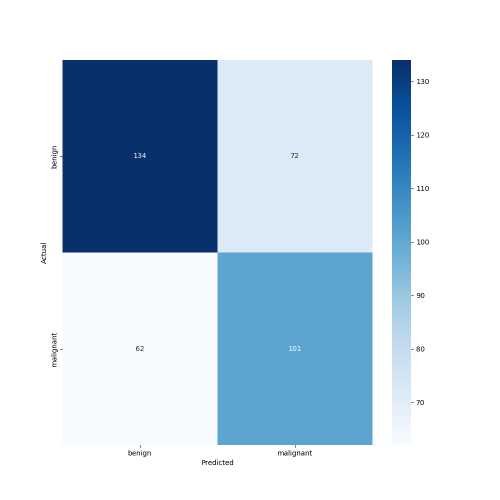
#> input picture confusion_matrix0605.png, 1000 x 1000 px (shown at 1/2 size); its folder holds only this picture in this run
$ python mammogram_preprocess.py --input . --output out
#> lines starting #> are read from the running program, lines starting #| are printed output that depends on the picture; after the words box and inside, x2 and y2 are one past the last pixel; in counts of white or black regions, pixels touching at a corner belong together
import argparse
import os
from pathlib import Path
import pandas as pd
import os
import cv2 as cv
from skimage.feature import canny
from skimage.feature import canny
from skimage.filters import sobel
from skimage.transform import probabilistic_hough_line
from skimage.draw import polygon
import numpy as np
import matplotlib.pylab as pylab
import copy
import pathlib
from tqdm import tqdm
from typing import List

def is_img_left(img):
    img_h, img_w= img.shape
#> img_h = 1000; img_w = 1000
    img_l = img[:,  :int(img_w/2)]
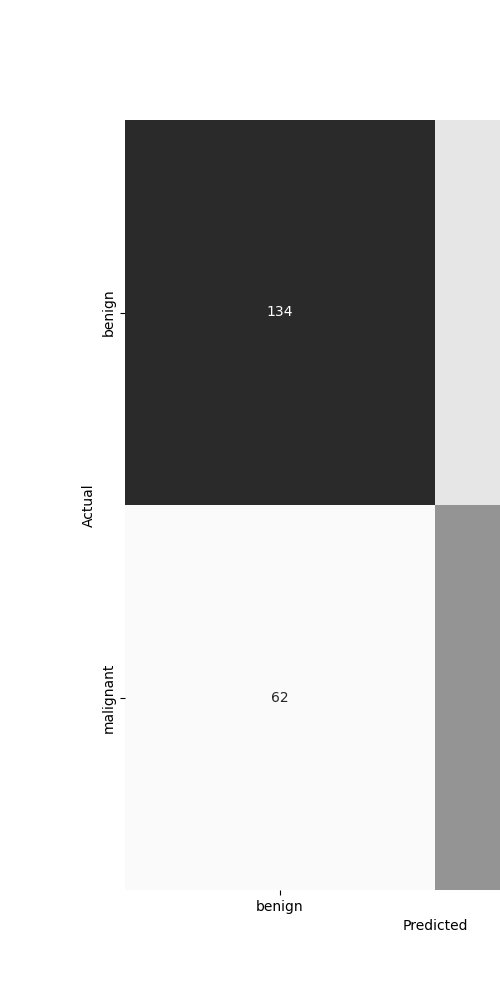
#> img_l: shape (1000, 500); min 0, max 255, mean 195.9
    img_r = img[:,  int(img_w/2):]
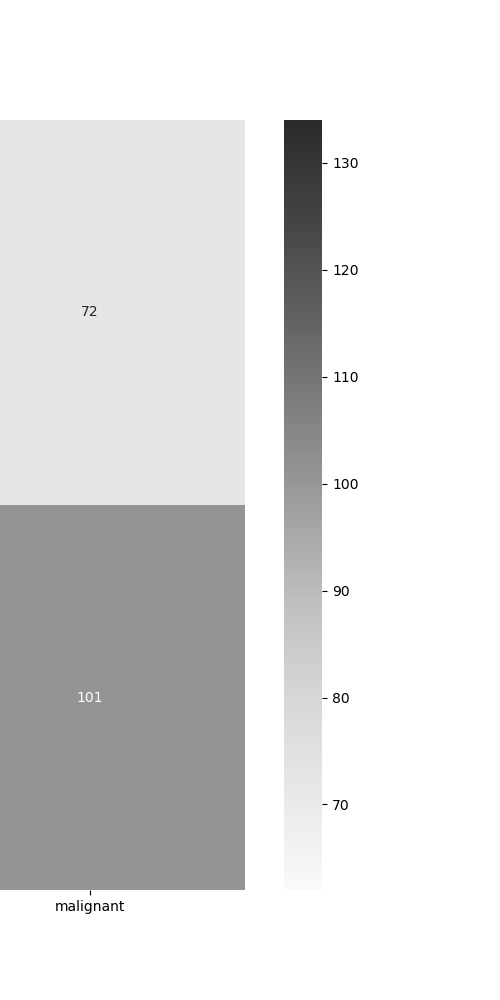
#> img_r: shape (1000, 500); min 0, max 255, mean 223.8
    if (img_r!=0).sum()>(img_l!=0).sum():
        return 0
    else:
        return 1


def check_white_background(image):
    mean_value_of_corners = np.stack(
        [image[:500,:500], image[:500, -500:], image[-500:, -500:], image[-500:, :500]]
    ).mean()
    if mean_value_of_corners>127:
        return image*-1+255
    return image

def remove_text_label(image):
    # Remove the text label
    # Orientation has been done via RightOrient
    height, width = image.shape[:2]

    imgROI=image[:height//3, width*1//3:]
    _, binary = cv.threshold(imgROI, 63, 255, cv.THRESH_BINARY)
    # Look for the outline in the binarization plot
    contours, hierarchy = cv.findContours(binary, cv.RETR_EXTERNAL, cv.CHAIN_APPROX_SIMPLE)  # OpenCV4~
    if not contours:
        return image
    ## drop countours close to the left and bottom boundary
    # contours_checked = contours
    contours_checked = []
    for ct in contours:
        x,y,w,h = cv.boundingRect(ct)
        if x<5:
            continue
        if imgROI.shape[0]-y-h<5:
            continue
        contours_checked.append(ct)
    imgROI = cv.drawContours(imgROI, contours_checked, -1, color=0, thickness=-1)  # 第 i 个轮廓，内部填充
    image[:height//3, width*1//3:] = imgROI
    return image


def remove_white_borders(image, masks=None):
    # 3.2.1. Remove white border.
    # As shown in Figure 3, the image has a rough outer border with a white line, represented by a red line.
    # Because the white color in the mammogram also represents the tumor, it can lead to misdiagnosis of benign and malignant tumors.
    # Eliminate white lines to avoid misclassification by slightly using the crop function to crop the image area.
    # The image after removing the rough white line is shown in Figure 4.
    # Code for removing white borders from the image
    image = normalize_intensity(image).astype(np.uint8)
#> in normalize_intensity, `return img.astype(int)`:
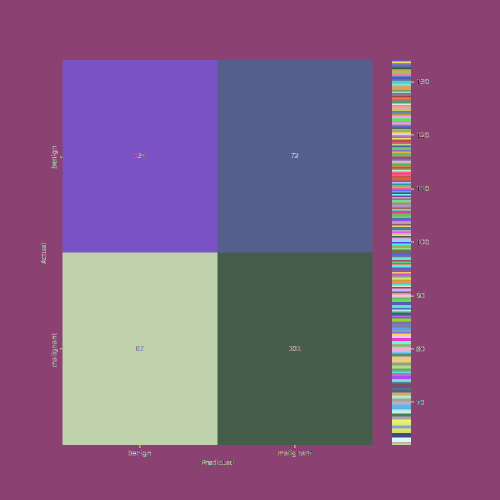
#> returned value: shape (1000, 1000) int64 (shown at 1/2 size); 256 distinct labels, from 0 to 255; one colour per label, 0 black
    _, binary = cv.threshold(image, 127, 255, cv.THRESH_OTSU + cv.THRESH_BINARY_INV)
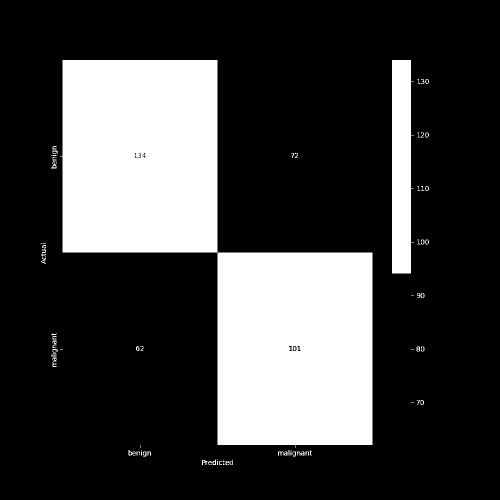
#> binary: shape (1000, 1000) (shown at 1/2 size); 25.7% white; 76 white regions (21 under 20 px)
    contours, hierarchy = cv.findContours(binary, cv.RETR_TREE, cv.CHAIN_APPROX_SIMPLE)
#> contours = 119 contours, 66 with area under 20; largest, box (x1, y1, x2, y2) and area: (120, 120, 745, 896) 237314, (784, 120, 828, 547) 15766, (585, 691, 594, 703) 75, (257, 900, 272, 911) 66, (102, 322, 113, 337) 66
    cnts = sorted(contours, key=cv.contourArea, reverse=True)  # All contours are sorted by area
#> cnts has the same summary as contours
    cnt = cnts[0]  # The largest contour in area
#> cnt = contour of 20 points, box (x1, y1, x2, y2) (120, 120, 745, 896), area 237314
    rect = cv.boundingRect(cnt)  # The outline with the largest area is bounded by a vertical rectangle
#> rect = (120, 120, 625, 776)
    x, y, w, h = rect  # The coordinates of the upper left vertex of the rectangle (x,y), rectangle width w, height h
#> x = 120; y = 120; w = 625; h = 776
    # print("Vertical rectangle: (x,y)={}, (w,h)={}".format((x, y), (w, h)))
    if w*h/binary.shape[0]/binary.shape[1]<0.9:
        return image, masks, [ 0, 0]
    if masks is not None:
        for ii in range(len(masks)):
            assert image.shape==masks[ii].shape
    imgRWB = image[y+int(h*0.01):y+int(h*0.98), x+int(w*0.01):x+int(w*0.98)]
    if masks is not None:
        for ii in range(len(masks)):
            masks[ii] = masks[ii][y+int(h*0.01):y+int(h*0.98), x+int(w*0.01):x+int(w*0.98)]
    return imgRWB, masks, [y+int(h*0.01), x+int(w*0.01)]

def apply_canny(image, sigma=3):
    canny_img = canny(image, sigma)
    return sobel(canny_img)


def calculate_angle(line):
    diff_x = line[0][0]-line[1][0]
    diff_y = line[0][1]-line[1][1]
    return np.arctan2(diff_y, diff_x)*180/np.pi


def extract_lines(lines):
    def calculate_pos(l):
        return np.mean([x[0] for x in l]), np.mean([x[1] for x in l])
    def get_point(group_lines):
        tmp = []
        for gl in group_lines:
            tmp.extend(gl)
        return min([x[0] for x in tmp]), max([x[1] for x in tmp]), max([x[0] for x in tmp]), min([x[1] for x in tmp])
    def get_dist(l):
        return ((l[0]-l[2])**2+(l[1]-l[3])**2)**0.5

    line_pos = [calculate_pos(l) for l in lines]
    group = []
    group_id = []
    for l_id, l_pos in enumerate(line_pos):
        gotcha = 0
        for g, g_id in zip(group, group_id):
            if get_dist(
                (
                    get_point([lines[x] for x in g_id])[2],
                    get_point([lines[x] for x in g_id])[3],
                    lines[l_id][0][0],
                    lines[l_id][0][1]
                ))>20 and \
            get_dist(
                (
                    get_point([lines[x] for x in g_id])[0],
                    get_point([lines[x] for x in g_id])[1],
                    lines[l_id][1][0],
                    lines[l_id][1][1]
                ))>20:
                continue
            ang = calculate_angle((calculate_pos(g), l_pos))
            if ang>100 and ang<170:
                g.append(l_pos)
                g_id.append(l_id)
                gotcha = 1
                break
        if not gotcha:
            group.append([l_pos])
            group_id.append([l_id])

    group_lines = []
    for g_id in group_id:
        group_lines.append(
            [lines[l_id] for l_id in g_id]
        )
    group_lines.sort(key=lambda x: get_dist(get_point(x)))
    for gl in group_lines[::-1]:
        line = get_point(gl)
        dist = get_dist(get_point(gl))
        if line[0]/dist>1:
            continue
        if line[3]/dist>0.6:
            continue
        return (line[0], line[1]), (line[2], line[3])
    return []

def get_hough_lines(canny_img):
    lines_positioins = probabilistic_hough_line(
        canny_img,
        threshold=20,
        line_length=10,
        line_gap=3,
        seed=0
    )
    h, w = canny_img.shape
    # plt.imshow(canny_img, cmap=pylab.cm.gray)
    lines = []
    for line in lines_positioins:
        if calculate_angle(line)<93 or calculate_angle(line)>157:
            continue
        h_p = line[0][1]/h
        w_p = line[0][0]/w
        if calculate_angle(line)>80+(1-h_p)*90:
            continue
        # if h_p+w_p>.8:
        #     continue
        lines.append(line)
        # plt.plot(
        #     [line[0][0], line[1][0]],
        #     [line[0][1], line[1][1]],'r-'
        # )
    return lines
def remove_pectoral(lines, raw_image):
    img = copy.deepcopy(raw_image)
    for line in lines:
        rr, cc = polygon(
            [0, 0, line[1][1], line[0][1], line[0][1]],
            [0, line[1][0], line[1][0], line[0][0], 0]
        )
        raw_image[rr, cc] = 0
    return raw_image


def crop_w(image):
    tmp = (np.cumsum(image.sum(0))/image.sum()<0.99).sum()
    return image[:,:tmp+10]

def normalize_intensity(img):
    img = (img-img.min())/(img.max()-img.min())
    img = img*255
    return img.astype(int)


def process_image(img: np.array, sigma:float, masks: List[np.array]=None, skip_MR=False):
    ## 1. flip image
    image = copy.deepcopy(img)
    # image = check_white_background(image)
    flip = 0
    if not is_img_left(image):
        image = cv.flip(image, 1)
        if masks is not None:
            for ii in range(len(masks)):
                masks[ii] = cv.flip(masks[ii], 1)
        flip = 1

    ## 2. remove boundary and text
    image, masks, crop_shift = remove_white_borders(image, masks)
#> crop_shift = [0, 0]
    image = remove_text_label(image)
#> in remove_text_label, `_, binary = cv.threshold(imgROI, 63, 255, cv.THRESH_BINARY)`:
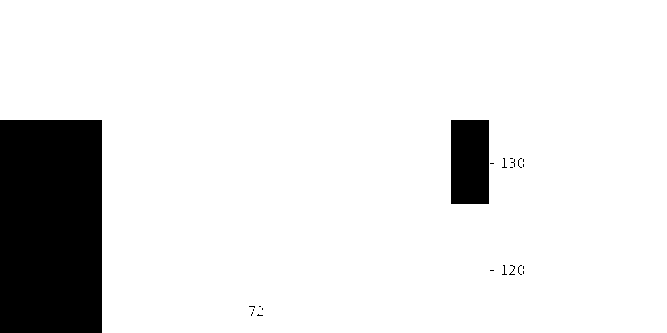
#> binary: shape (333, 667); 88.7% white; 22 black regions (20 under 20 px), largest, box (x1, y1, x2, y2) and area: (0, 120, 102, 333) 21726, (451, 120, 489, 204) 3192
#> in remove_text_label, `contours, hierarchy = cv.findContours(binary, cv.RETR_EXTERNAL, cv.CHA..`: contours = 1 item
#> the loop in remove_text_label, `for ct in contours:` made 1 pass
#> (x, y, w, h) on pass 1: (0, 0, 667, 333)
#> after the loop in remove_text_label, `for ct in contours:`: contours_checked = []
    raw_image = copy.deepcopy(image)

    if not skip_MR:
        ## 3. decrease resolution
        h, w = image.shape
#> h = 1000; w = 1000
        resize_portion = h/200
#> resize_portion = 5
        image = cv.resize(image, (int(w/resize_portion), int(h/resize_portion)))
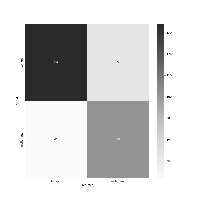
#> image: shape (200, 200); min 0, max 255, mean 210.1
        resize_h, resize_w = image.shape
#> resize_h = 200; resize_w = 200
        image = crop_w(image)
#> in crop_w, `tmp = (np.cumsum(image.sum(0))/image.sum()<0.99).sum()`: tmp = 198

        ## 4. enhace contrast
        # for ii in range(1):
        #     image[image<image.mean()] = image.mean()
        #     image =  (image-image.min())/(image.max()-image.min())
        clahe = cv.createCLAHE(clipLimit=2.0, tileGridSize=(8,8))
        image = clahe.apply(image)
        # plt.imshow(cl1, cmap=pylab.cm.gray)
        # plt.imshow(image, cmap=pylab.cm.gray)

        ## 5. get edge with canny
        canny_image = copy.deepcopy(image)
        # canny_image[canny_image>=0.5] = 1
        # canny_image[canny_image<0.5] = 0
        ##edge detection
        canny_image = apply_canny(canny_image, sigma)
#> in apply_canny, `canny_img = canny(image, sigma)`: canny_img: shape (200, 200) bool; 2.3% white in thin lines or dots, all inside (x1, y1, x2, y2) = (24, 23, 172, 178)
#> in apply_canny, `return sobel(canny_img)`:
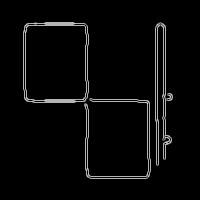
#> returned value: shape (200, 200) float64; min 0, max 0.791, mean 0.033
        # raw_image = canny_image
        # plt.imshow(canny_image)

        ## 6. get the proper lines
        lines = get_hough_lines(canny_image)
#> in get_hough_lines, `lines_positioins = probabilistic_hough_line( canny_img, threshold=20, ..`: lines_positioins = 48 items
#> the loop in get_hough_lines, `for line in lines_positioins:` made 48 passes
#> line on passes 1 to 12: ((87, 81), (87, 51)), ((85, 170), (86, 80)), ((165, 159), (165, 25)), ((88, 177), (87, 137)), ((32, 102), (75, 102)), ((155, 121), (155, 26)), ((163, 159), (163, 23)), ((149, 102), (137, 102)), ((138, 101), (83, 100)), ((75, 100), (43, 100)), ((62, 99), (118, 99)), ((87, 25), (24, 25))
#> (line, h_p, w_p) on pass 42: (((87, 50), (88, 33)), 0.25, 0.435)
#> after the loop in get_hough_lines, `for line in lines_positioins:`: lines = [((87, 50), (88, 33))]
#> lines = [((87, 50), (88, 33))]
        if lines:
            lines = extract_lines(lines)
#> in extract_lines, `line_pos = [calculate_pos(l) for l in lines]`: line_pos = [(87.5, 41.5)]
#> the loop in extract_lines, `for l_id, l_pos in enumerate(line_pos):` made 1 pass
#> (l_id, l_pos) on pass 1: (0, (87.5, 41.5))
#> after the loop in extract_lines, `for l_id, l_pos in enumerate(line_pos):`: group = [[(87.5, 41.5)]]; group_id = [[0]]
#> the loop in extract_lines, `for g_id in group_id:` made 1 pass
#> after the loop in extract_lines, `for g_id in group_id:`: group_lines = 1 item
#> the loop in extract_lines, `for gl in group_lines[::-1]:` made 1 pass
#> (line, dist) on pass 1: ((87, 50, 88, 33), 17.03)
#> lines = []

        if len(lines):
            ## project line to raw resolution image
            line = (
                (
                    int(lines[0][0]/ resize_w*w),
                    int(lines[0][1]/ resize_h*h)
                ),
                (
                    int(lines[1][0]/ resize_w*w),
                    int(lines[1][1]/ resize_h*h)
                )
            )
            raw_image = remove_pectoral([line], raw_image)
    ## normalize pixel intensity
    raw_image = normalize_intensity(raw_image)

    ## flip back
    if flip:
        raw_image = cv.flip(raw_image, 1)
        if masks is not None:
            for ii in range(len(masks)):
                masks[ii] = cv.flip(masks[ii], 1)
    return raw_image, masks, crop_shift

if __name__ == "__main__":
    ap = argparse.ArgumentParser()
    ap.add_argument("-i", "--input", type=str, required=True, help="path to the input folder containing images")
    ap.add_argument("-o", "--output", type=str, required=True, help="path to the output folder for processed images")
    ap.add_argument("-skip", "--skip", type=bool, default=False, help="skip the muscle removement process")
    args = vars(ap.parse_args())

    input_folder = args["input"]
    output_folder = args["output"]
    skip = args["skip"]

    # Create the output folder if it doesn't exist
    Path(output_folder).mkdir(parents=True, exist_ok=True)

    # Iterate through all the image files in the input folder
    for img_path in Path(input_folder).glob("*.png"):  # 改为所需的图像格式（例如：*.jpg, *.jpeg, *.tif等）
        # Read the image using OpenCV
        img = cv.imread(str(img_path), cv.IMREAD_GRAYSCALE)

        # Process the image
        processed_img, _, _ = process_image(img, sigma=3, skip_MR=skip)

        # Save the processed image to the output folder
        output_img_path = os.path.join(output_folder, img_path.name)
        cv.imwrite(output_img_path, processed_img)
